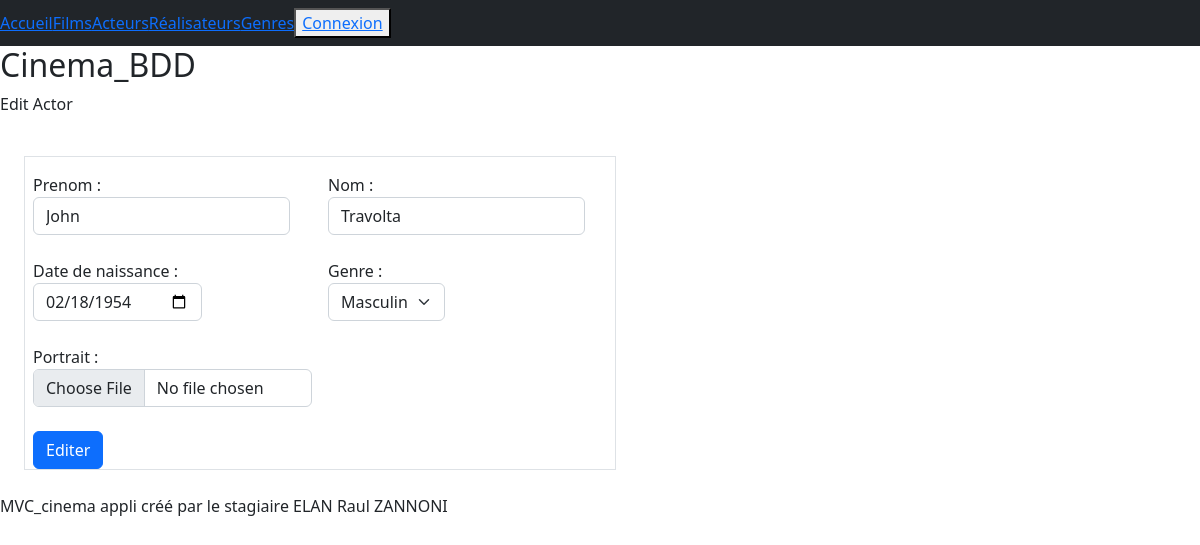
/index.php?action=editActor&id=6, run on the app's committed database.
### tables this page shows
CREATE TABLE IF NOT EXISTS `actor` (
  `id_actor` int(11) NOT NULL AUTO_INCREMENT,
  `id_person` int(11) NOT NULL,
  PRIMARY KEY (`id_actor`),
  KEY `id_person` (`id_person`),
  CONSTRAINT `actor_ibfk_1` FOREIGN KEY (`id_person`) REFERENCES `person` (`id_person`)
);

CREATE TABLE IF NOT EXISTS `person` (
  `id_person` int(11) NOT NULL AUTO_INCREMENT,
  `first_name_person` varchar(50) NOT NULL,
  `name_person` varchar(50) NOT NULL,
  `sex_person` varchar(50) NOT NULL,
  `birth_person` date NOT NULL,
  `portrait_person` varchar(100) DEFAULT NULL,
  PRIMARY KEY (`id_person`)
);

### controller/CinemaController.php (called while the page is built, shortened)
<?php
class CinemaController
    {
        public function editActor($id)
            {
                $pdo = Connect::dbConnect();
                $sql_actorDetail =  "SELECT * FROM person p, actor a
                                    WHERE p.id_person = a.id_person
                                    AND a.id_person = :id";
                $db_actorDetail = $pdo->prepare($sql_actorDetail);
                $db_actorDetail->execute(["id" => $id]);
                require "view/actors/editActor.php";
            }
    }
?>

### view/actors/editActor.php (the view, shortened to what this page needs)
<?php
    $actorDetail = $db_actorDetail->fetch();
?>
<div id="edit Actor">
    <h2>Cinema_BDD</h2>
    <p>Edit Actor</p>
</div>
<div class="p-2">
    <form class="row w-50 g-3 p-6 m-3 border" action="index.php?action=editActor&id=<?=$actorDetail["id_person"];?>" method="post" enctype="multipart/form-data" autocomplete="off">
        <div class="col-md-6">
            <label for="first_name" class="form-label">Prenom :
                <input type="text" class="form-control" name="first_name" id="first_name" value="<?= $actorDetail['first_name_person'];?>">
            </label>
        </div>
        <div class="col-md-6">
            <label for="name" class="form-label">Nom :
                <input type="text" class="form-control" name="name" id="name" value="<?= $actorDetail['name_person'];?>">
            </label>
        </div>
        <div class="col-md-6">
            <label for="birth" class="form-label">Date de naissance :
                <input type="date" class="form-control" name="birth" id="birth" value="<?= $actorDetail['birth_person'];?>">
            </label>
        </div>
        <div class="col-md-6">
            <label for="sexe" class="form-label">Genre :
                <select class="form-select" name="sexe" id="sexe">
                    <?php
                        switch($actorDetail["sex_person"])
                            {
                                case "Masculin":
                                    echo    "<option value='Masculin' selected>Masculin</option>
                                            <option value='Feminin'>Feminin</option>
                                            <option value='Autre'>Autre</option>";
                                    break;
                            }
                    ?>
                </select>
            </label>
        </div>
        <div class="col-md-6">
            <label for="portrait" class="form-label">Portrait :
                <input type="file" class="form-control" name="portrait" id="portrait">
            </label>
        </div>
        <div class="col-12">
            <button type="submit" name="submit" class="btn btn-primary">Editer</button>
        </div>
    </form>
</div>
</div>
<?php
require "view/template.php";
?>

### data on the page
actor: first_name "John", name "Travolta", birth "02/18/1954"
person: sexe "Masculin"
